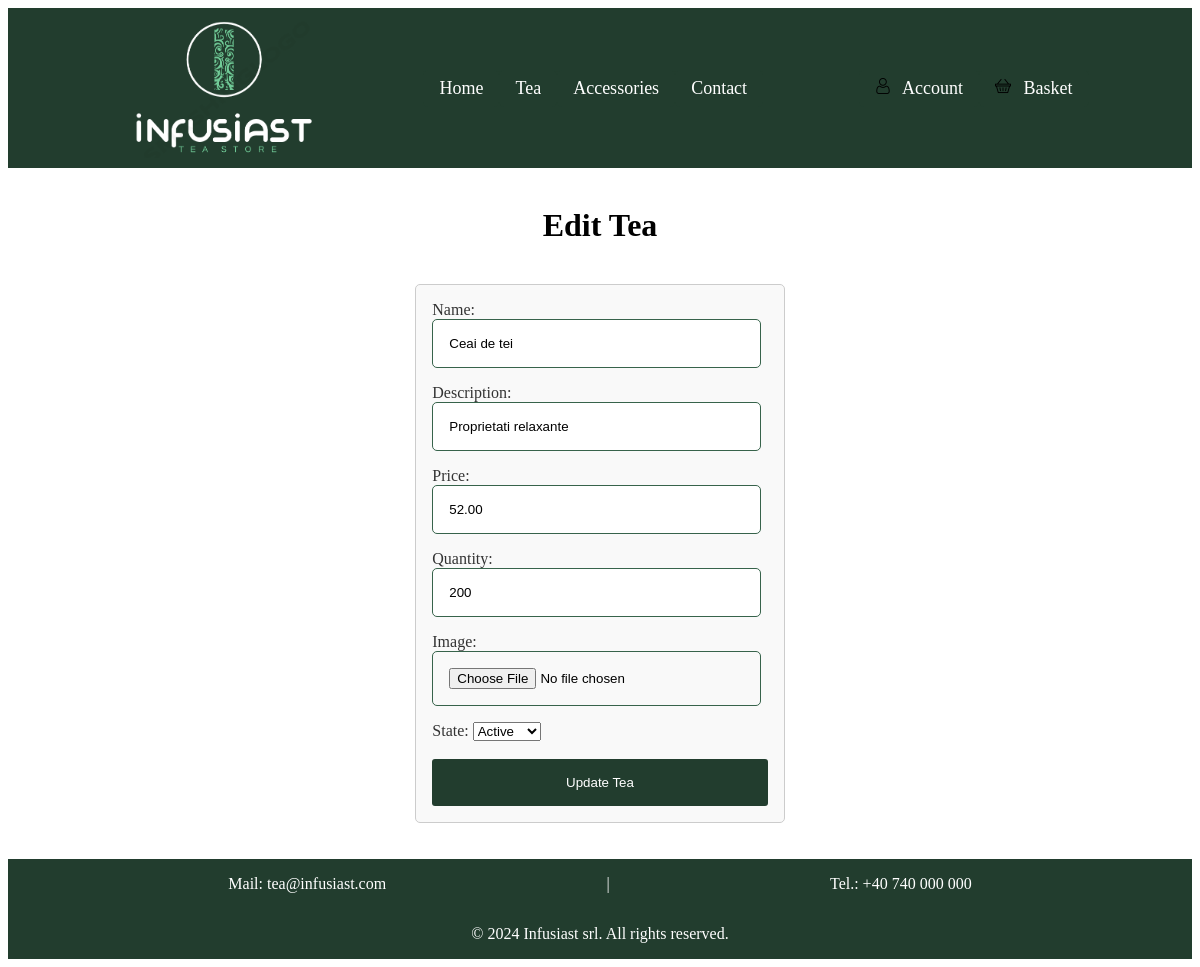
The page /SiteInitial/edit_tea.php?id=14 on the database its author committed.
### tables this page shows
CREATE TABLE `product` (
  `id` int(11) NOT NULL,
  `product_name` varchar(200) NOT NULL,
  `description` varchar(500) NOT NULL,
  `quantity` int(50) NOT NULL,
  `id_category_1` int(11) NOT NULL,
  `id_category_2` int(11) NOT NULL,
  `picture` mediumblob DEFAULT NULL,
  `product_link` varchar(100) NOT NULL,
  `is_active` varchar(10) NOT NULL,
  `price` decimal(20,2) NOT NULL,
  `created_date` timestamp NOT NULL DEFAULT current_timestamp(),
  `updated_date` timestamp NOT NULL DEFAULT current_timestamp() ON UPDATE current_timestamp()
);

### SiteInitial/edit_tea.php (the view, shortened to what this page needs)
<?php
include 'config/db.php';
$id = mysqli_real_escape_string($cnx, $_GET['id']);
$query = "SELECT * FROM product WHERE id='$id'";
$result = mysqli_query($cnx, $query);
$product = mysqli_fetch_assoc($result);
?>
<!DOCTYPE html>
<html lang="en">
<head>
    <link rel="stylesheet" href="css/header.css">
    <link rel="stylesheet" href="css/editTea.css">
    <link rel="stylesheet" href="css/footer.css">
</head>
<body>
<header>
    <div class="header">
        <img class="company-logo" src="poze/logo-teastore.png" alt="Logo">
        <div class="header-container">
            <div class="header-btn-container">
                <a class="header-btn" href="index.php">Home</a>
                <a class="header-btn" href="tea.php">Tea</a>
                <a class="header-btn" href="accessories.php">Accessories</a>
                <a class="header-btn" href="contact.html">Contact</a>
            </div>
            <div class="header-btn-container2">
                <a class="header-btn2" href="login.html">
                    <img src="poze/user.png" alt="User" class="user-icon">
                    Account
                </a>
                <a class="header-btn2" href="basket.php">
                    <img src="poze/basket.png" alt="Basket" class="basket-icon">
                    Basket
                </a>
            </div>
        </div>
    </div>
</header>
<div class="container">
    <br>
    <h1>Edit Tea</h1>
    <br>
    <form action="edit_tea.php" class="form-edit-tea" method="post" enctype="multipart/form-data">
        <div>
            <label for="name">Name:</label>
            <input type="text" id="name" name="name"
                   value="<?php echo htmlspecialchars($product['product_name'], ENT_QUOTES, 'UTF-8'); ?>" required>
        </div>
        <div>
            <label for="description">Description:</label>
            <input type="text" id="description" name="description"
                   value="<?php echo htmlspecialchars($product['description'], ENT_QUOTES, 'UTF-8'); ?>" required>
        </div>
        <div>
            <label for="price">Price:</label>
            <input type="text" id="price" name="price"
                   value="<?php echo htmlspecialchars($product['price'], ENT_QUOTES, 'UTF-8'); ?>" required>
        </div>
        <div>
            <label for="quantity">Quantity:</label>
            <input type="text" id="quantity" name="quantity"
                   value="<?php echo htmlspecialchars($product['quantity'], ENT_QUOTES, 'UTF-8'); ?>" required>
        </div>
        <div>
            <label for="image">Image:</label>
            <input type="file" id="image" name="image" accept="image/*">
        </div>
        <div>
            <label for="state">State:</label>
            <select name="state" id="state">
                <option value="active" <?php if ($product['is_active'] === 'active') echo 'selected'; ?>>Active</option>
            </select>
        </div>
        <br>
        <button type="submit">Update Tea</button>
    </form>
</div>
<br>
<br>
<footer>
    <div class="footer">
        <div class="footer-contact-info">
            <p>Mail: <a href="mailto:tea@infusiast.com">tea@infusiast.com</a></p>
            <p>|</p>
            <p>Tel.: +40 740 000 000</p>
        </div>
        <div class="footer-copyright">
            <p>&copy; 2024 Infusiast srl. All rights reserved.</p>
        </div>
    </div>
</footer>
</body>
</html>

### SiteInitial/css/header.css (style rules this page uses)
.header { background-color: #223d2e; display: flex; justify-content: space-evenly; align-items: center; }
.header-container { width: 100%; min-height: 9rem; display: flex; justify-content: space-evenly; align-items: center; flex-wrap: wrap; padding: 0.5rem; }
.company-logo { width: 40vw; max-width: 12rem; margin-left: 10vw; }
.header-btn-container { min-height: 4rem; display: flex; flex-wrap: wrap; justify-content: space-evenly; align-items: center; }
.header-btn, .header-btn2 { color: #fff; text-decoration: none; background-color: #223d2e; padding: 0.5rem 1rem; border: none; border-radius: 5px; font-size: 18px; cursor: pointer; transition: background-color 0.3s ease; }
.header-btn-container2 { min-height: 4rem; display: flex; flex-wrap: wrap; justify-content: space-evenly; align-items: center; }
.user-icon { width: 1rem; height: 1rem; margin-right: 0.5rem; }
.basket-icon { width: 1rem; height: 1rem; margin-right: 0.5rem; }

### SiteInitial/css/editTea.css (style rules this page uses)
.container { min-height: 56vh; display: flex; flex-direction: column; justify-content: center; align-items: center; }
a { text-decoration: none; color: black; }
form { display: flex; flex-direction: column; justify-content: flex-start; padding: 1rem; border: 1px solid #ccc; border-radius: 5px; background-color: #f9f9f9; }
form label { padding-bottom: 1rem; color: #333; }
form input { padding: 1rem; margin-bottom: 1rem; border: 1px solid #37634b; border-radius: 5px; width: 88%; }
form button { padding: 1rem; border: none; border-radius: 3px; background-color: #223d2e; color: white; cursor: pointer; }

### SiteInitial/css/footer.css (style rules this page uses)
.footer { background-color: #223d2e; display: flex; flex-direction: column; justify-content: center; align-items: center; }
.footer-contact-info { width: 100%; color: #ffffff; display: flex; justify-content: space-evenly; align-items: stretch; }
.footer-contact-info a { color: #ffffff; text-decoration: none; }
.footer-copyright { color: #ffffff; }

### rows shown on the page
product: name "Ceai de tei", description "Proprietati relaxante", price "52.00", quantity "200", state "Active"
